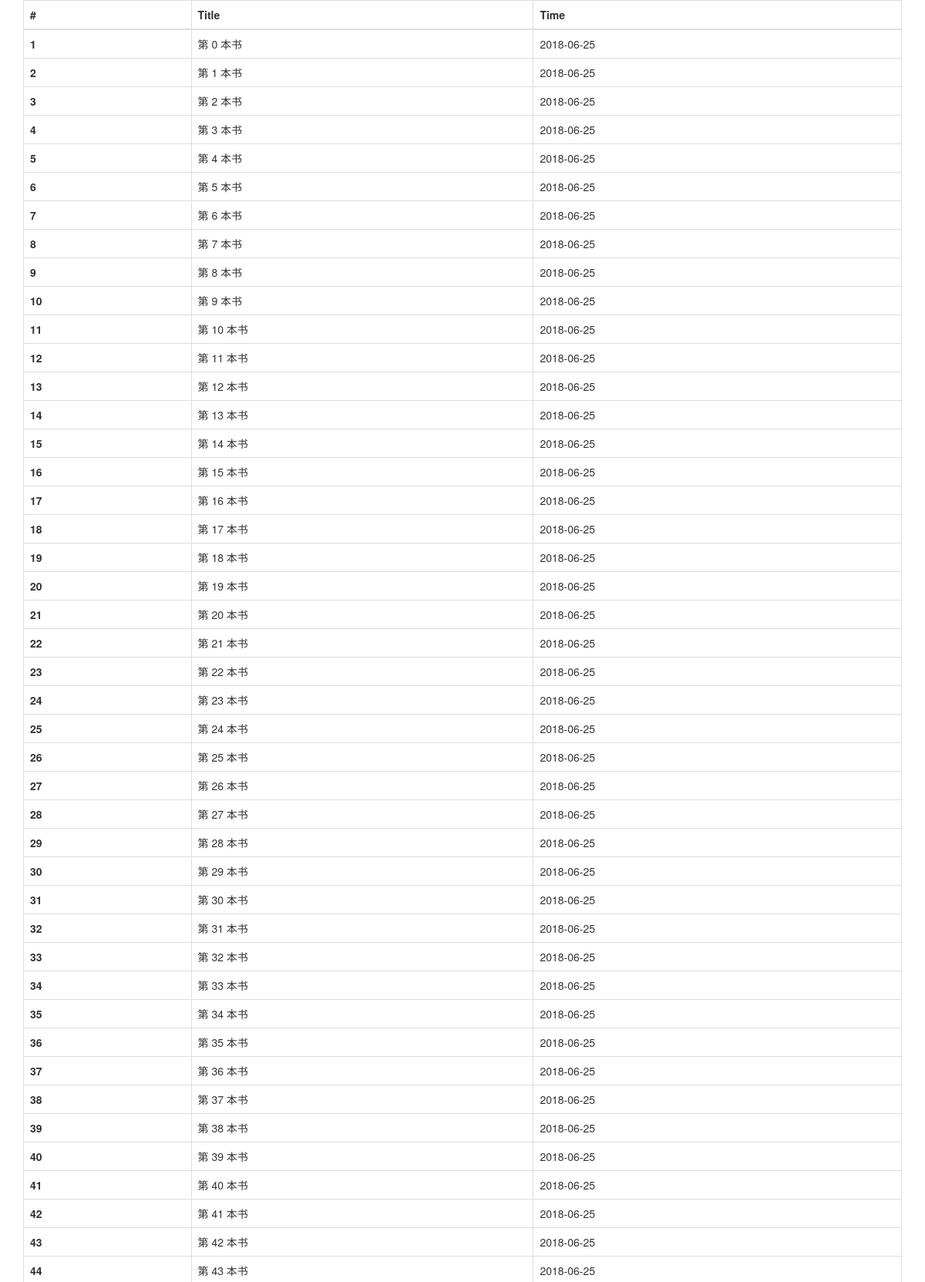
Screenshot of /se_book_list/ (signed in, upper part) with the database file from the repository.
### app01/models.py (models this page shows)
class Book(models.Model):
    title = models.CharField(max_length=64)
    publish_date = models.DateTimeField(auto_now=True)

### app01/session_views.py (the view)
# urls.py: url(r'^se_book_list/',session_views.book_list),
@login_check
def book_list(request):
    data = models.Book.objects.all()
    return render(request, 'book_list.html', {'book_list': data})

### app01/session_views.py (called while the page is built)
def login_check(func):
    @wraps(func)
    def inner(request, *args, **kwargs):
        if request.session.get('login') == 'ok':
            return func(request, *args, **kwargs)
        else:
            return redirect('/se_login/')
    return inner

### templates/book_list.html (shortened to what this page needs)
<!DOCTYPE html>
<html lang="en">
<head>
    {% load static %}
    <link rel="stylesheet" href="{% static 'bootstrap-3.3.7/css/bootstrap.min.css' %}">
</head>
<body>
<div class="container">
    <table class="table table-bordered">
        <thead>
        <tr>
            <th>#</th>
            <th>Title</th>
            <th>Time</th>
        </tr>
        </thead>
        <tbody>
        {% for book in book_list %}
            <tr>
                <th scope="row">{{ forloop.counter }}</th>
                <td>{{ book.title }}</td>
                <td>{{ book.publish_date|date:'Y-m-d' }}</td>
            </tr>
        {% endfor %}
        </tbody>
    </table>
</div>
</body>
</html>

### rows the page displays
Book: title "第 0 本书", publish_date "2018-06-25"
Book: title "第 1 本书", publish_date "2018-06-25"
Book: title "第 2 本书", publish_date "2018-06-25"
Book: title "第 3 本书", publish_date "2018-06-25"
Book: title "第 4 本书", publish_date "2018-06-25"
Book: title "第 5 本书", publish_date "2018-06-25"
Book: title "第 6 本书", publish_date "2018-06-25"
Book: title "第 7 本书", publish_date "2018-06-25"
Book: title "第 8 本书", publish_date "2018-06-25"
Book: title "第 9 本书", publish_date "2018-06-25"
Book: title "第 10 本书", publish_date "2018-06-25"
Book: title "第 11 本书", publish_date "2018-06-25"
Book: title "第 12 本书", publish_date "2018-06-25"
Book: title "第 13 本书", publish_date "2018-06-25"
Book: title "第 14 本书", publish_date "2018-06-25"
Book: title "第 15 本书", publish_date "2018-06-25"
Book: title "第 16 本书", publish_date "2018-06-25"
Book: title "第 17 本书", publish_date "2018-06-25"
Book: title "第 18 本书", publish_date "2018-06-25"
Book: title "第 19 本书", publish_date "2018-06-25"
Book: title "第 20 本书", publish_date "2018-06-25"
Book: title "第 21 本书", publish_date "2018-06-25"
Book: title "第 22 本书", publish_date "2018-06-25"
Book: title "第 23 本书", publish_date "2018-06-25"
Book: title "第 24 本书", publish_date "2018-06-25"
Book: title "第 25 本书", publish_date "2018-06-25"
Book: title "第 26 本书", publish_date "2018-06-25"
Book: title "第 27 本书", publish_date "2018-06-25"
Book: title "第 28 本书", publish_date "2018-06-25"
Book: title "第 29 本书", publish_date "2018-06-25"
Book: title "第 30 本书", publish_date "2018-06-25"
Book: title "第 31 本书", publish_date "2018-06-25"
Book: title "第 32 本书", publish_date "2018-06-25"
Book: title "第 33 本书", publish_date "2018-06-25"
Book: title "第 34 本书", publish_date "2018-06-25"
Book: title "第 35 本书", publish_date "2018-06-25"
Book: title "第 36 本书", publish_date "2018-06-25"
Book: title "第 37 本书", publish_date "2018-06-25"
Book: title "第 38 本书", publish_date "2018-06-25"
Book: title "第 39 本书", publish_date "2018-06-25"
Book: title "第 40 本书", publish_date "2018-06-25"
Book: title "第 41 本书", publish_date "2018-06-25"
Book: title "第 42 本书", publish_date "2018-06-25"
Book: title "第 43 本书", publish_date "2018-06-25"
